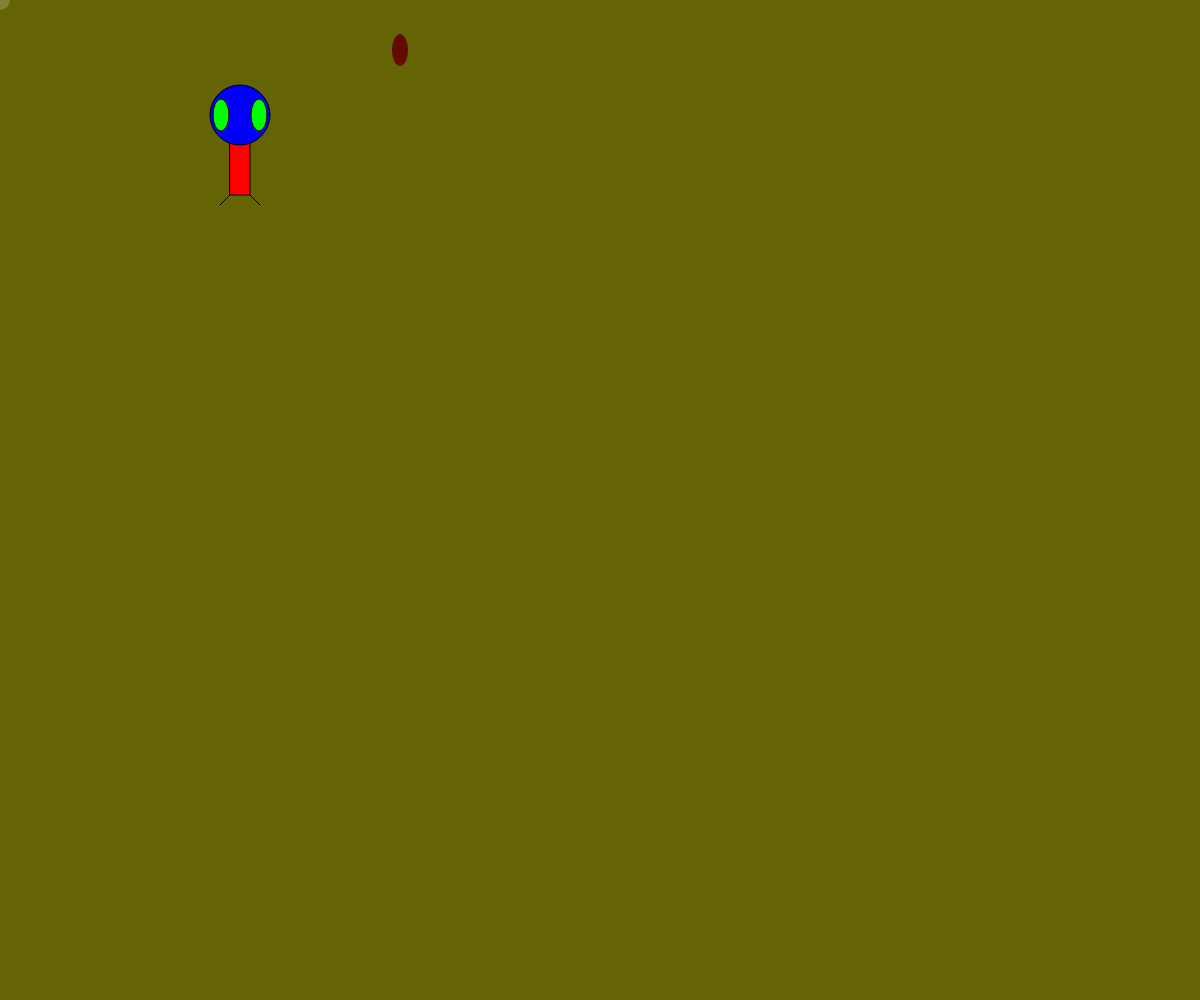
Frame 1 (no input)
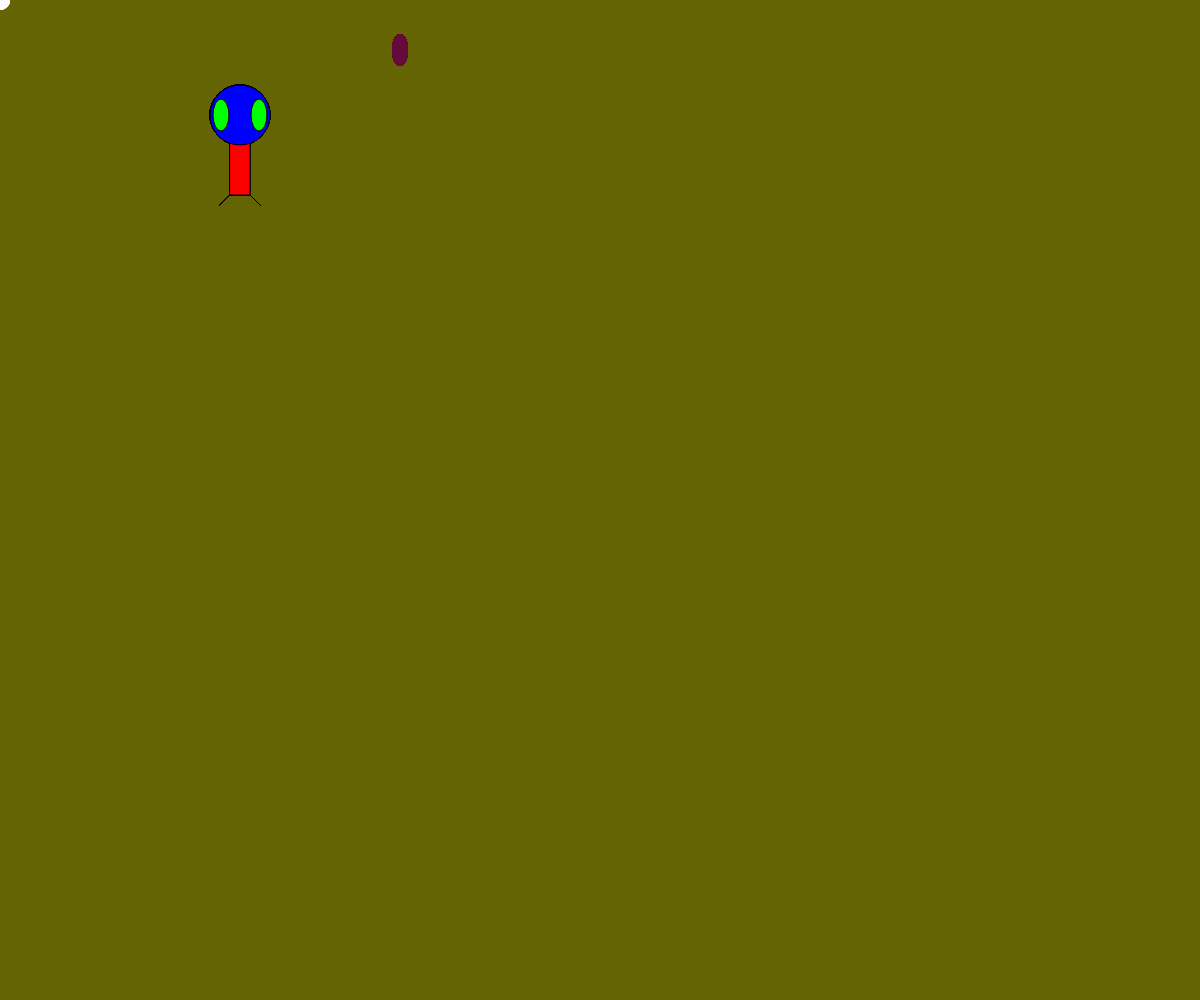
Frame 60 (no input)
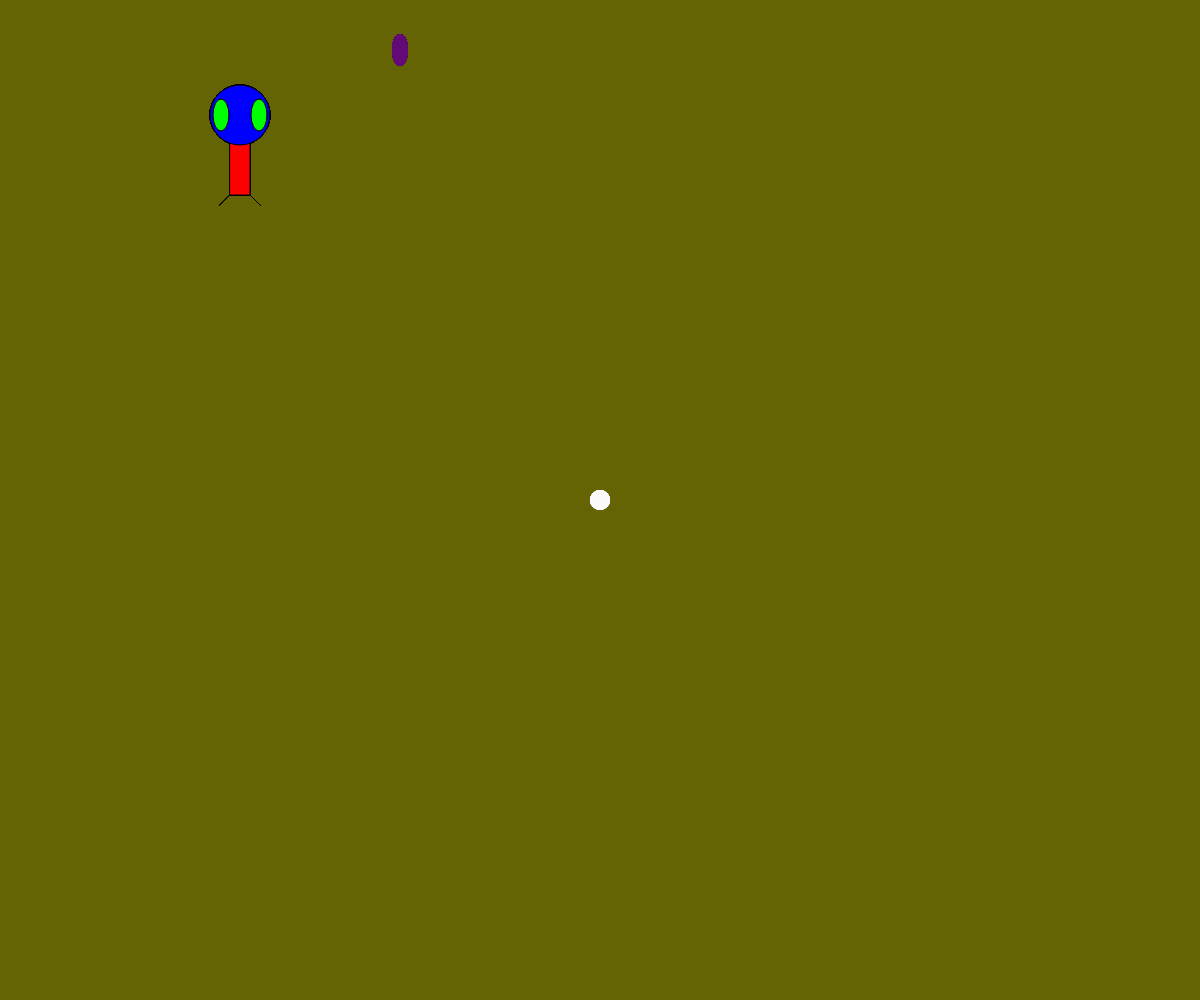
Frame 120 (the mouse pressed at the canvas centre since frame 60)

The p5.js sketch that drew these frames (run headless with seeded random() and noise() and a simulated clock; from frame 60 on, the mouse is pressed at the canvas centre):

// p5.js sketch
// ── sketch.js
var y=0;

var eye1 = {
	x : 221,
	y : 115,
	w : 16,
	h : 32
};

var eye2 = {
	x : 259,
	y : 115,
	w : 16,
	h : 32
};

function setup() {
	createCanvas(windowWidth, windowHeight);
	background(100,100,5);
}

function draw() {
	//background(250,200,0);
	y=y+1;
	noStroke();
	fill(100,10,y);
	ellipse(400,50,16,32);

	ellipseMode(CENTER);
	rectMode(CENTER);

	//Body
	stroke(0,0,0);
	fill(255,0,0);
	rect(240,145,20,100);
	//Head
	fill(0,0,255);
	ellipse(240,115,60,60);
	//Eyes
	fill(0,255,0);
	ellipse(eye1.x,eye1.y,eye1.w,eye1.h);
	ellipse(eye2.x,eye2.y,eye2.w,eye2.h);
	//Legs
	line(230,195,220,205);
	line(250,195,260,205);

	noStroke();
	fill(255,255,255,50);
	ellipse(mouseX,mouseY,20,20);

	//console.log(mouseX);
}

function mousePressed() {
	background(100,100,5);
}
